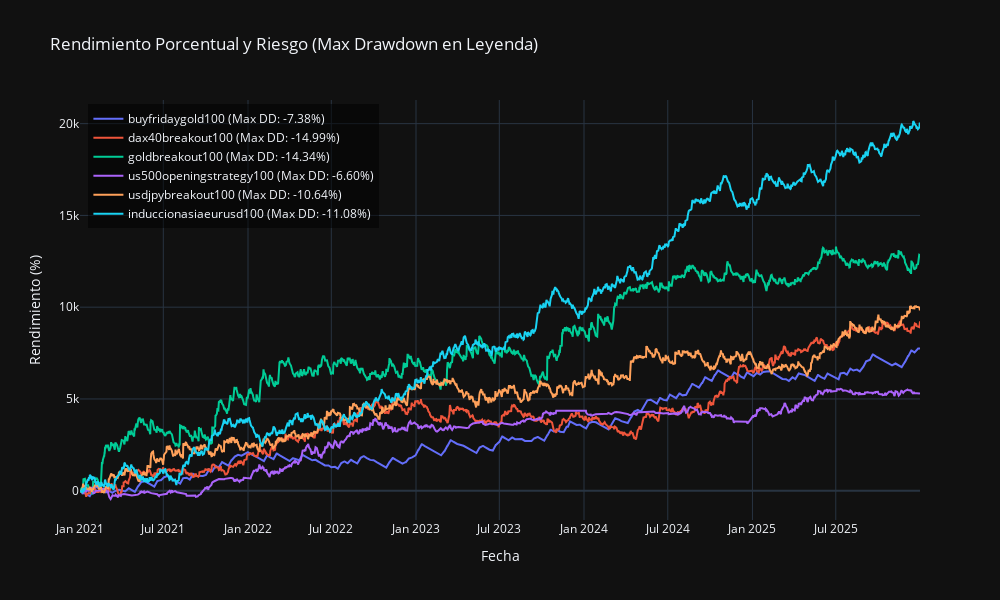

Notebook code for this chart:
### Code cell
import plotly.graph_objects as go

# Creamos la figura interactiva vacía
fig = go.Figure()

print("Generando gráfico interactivo de Rendimiento y Drawdown...")

for nombre, df in mis_estrategias.items():
    # 1. Copia de seguridad
    data = df.copy()

    # 2. Convertir fecha (Usando tus columnas)
    data['<DATE>'] = pd.to_datetime(data['<DATE>'])
    
    # 3. Ordenar cronológicamente
    data = data.sort_values('<DATE>')
    
    # 4. Limpieza de Balance (Tu código corregido)
    if data['<BALANCE>'].dtype == 'O': 
        data['<BALANCE>'] = data['<BALANCE>'].astype(str).str.replace(' ', '').astype(float)
    
    # --- CÁLCULO DEL MAX DRAWDOWN ---
    # a. Calculamos el máximo histórico del balance hasta la fecha actual (Running Max)
    data['Peak_Balance'] = data['<BALANCE>'].cummax()
    
    # b. Calculamos el Drawdown porcentual en cada punto: (Balance - Pico) / Pico
    # Esto nos dará valores negativos (ej: -5.00 para una caída del 5%)
    data['Drawdown_Pct'] = ((data['<BALANCE>'] - data['Peak_Balance']) / data['Peak_Balance']) * 100
    
    # c. Obtenemos el PEOR Drawdown de toda la historia (el valor mínimo)
    max_dd = data['Drawdown_Pct'].min()

    # --- CÁLCULO DEL RENDIMIENTO PORCENTUAL ---
    balance_inicial = data['<BALANCE>'].iloc[0]
    
    if balance_inicial != 0:
        data['Performance_Pct'] = ((data['<BALANCE>'] / balance_inicial) - 1) * 10000
    else:
        data['Performance_Pct'] = 0

    # 5. Agregar la traza (línea) a la figura de Plotly
    # AÑADIMOS EL MAX DD AL NOMBRE DE LA LEYENDA
    etiqueta_leyenda = f"{nombre} (Max DD: {max_dd:.2f}%)"
    
    fig.add_trace(go.Scatter(
        x=data['<DATE>'],
        y=data['Performance_Pct'],
        mode='lines',
        name=etiqueta_leyenda,
        # Pasamos el drawdown como 'customdata' para mostrarlo en el tooltip
        customdata=data['Drawdown_Pct'],
        hovertemplate=(
            '<b>%{y:.2f}% Rendimiento</b><br>' +
            'Drawdown Actual: %{customdata:.2f}%<br>' +
            'Fecha: %{x|%Y-%m-%d}'
        )
    ))

# --- DISEÑO Y ESTÉTICA INTERACTIVA ---
fig.update_layout(
    title='Rendimiento Porcentual y Riesgo (Max Drawdown en Leyenda)',
    xaxis_title='Fecha',
    yaxis_title='Rendimiento (%)',
    template='plotly_dark', # Tema oscuro profesional
    hovermode="x unified",  # Muestra todas las etiquetas al mismo tiempo al pasar el mouse
    
    # --- TAMAÑO DE LA GRÁFICA ---
    width=1000,  
    height=600, 
    
    legend=dict(
        yanchor="top",
        y=0.99,
        xanchor="left",
        x=0.01,
        bgcolor="rgba(0,0,0,0.5)" # Fondo semitransparente para leer mejor
    )
)

# Mostrar gráfico
fig.show()

### Figure 1 — Plotly figure (JSON) as saved in the notebook; plotly's stock layout.template omitted (floating-point values rounded to 4 significant figures; data arrays with more than 128 entries replaced by an {"elided": "..."} marker saying what was removed)
{"data": [{"customdata": {"elided": "760 float values"}, "hovertemplate": "<b>%{y:.2f}% Rendimiento</b><br>Drawdown Actual: %{customdata:.2f}%<br>Fecha: %{x|%Y-%m-%d}", "mode": "lines", "name": "buyfridaygold100 (Max DD: -7.38%)", "type": "scatter", "x": {"elided": "760 str values"}, "y": {"elided": "760 float values"}}, {"customdata": {"elided": "3653 float values"}, "hovertemplate": "<b>%{y:.2f}% Rendimiento</b><br>Drawdown Actual: %{customdata:.2f}%<br>Fecha: %{x|%Y-%m-%d}", "mode": "lines", "name": "dax40breakout100 (Max DD: -14.99%)", "type": "scatter", "x": {"elided": "3653 str values"}, "y": {"elided": "3653 float values"}}, {"customdata": {"elided": "3774 float values"}, "hovertemplate": "<b>%{y:.2f}% Rendimiento</b><br>Drawdown Actual: %{customdata:.2f}%<br>Fecha: %{x|%Y-%m-%d}", "mode": "lines", "name": "goldbreakout100 (Max DD: -14.34%)", "type": "scatter", "x": {"elided": "3774 str values"}, "y": {"elided": "3774 float values"}}, {"customdata": {"elided": "2457 float values"}, "hovertemplate": "<b>%{y:.2f}% Rendimiento</b><br>Drawdown Actual: %{customdata:.2f}%<br>Fecha: %{x|%Y-%m-%d}", "mode": "lines", "name": "us500openingstrategy100 (Max DD: -6.60%)", "type": "scatter", "x": {"elided": "2457 str values"}, "y": {"elided": "2457 float values"}}, {"customdata": {"elided": "3721 float values"}, "hovertemplate": "<b>%{y:.2f}% Rendimiento</b><br>Drawdown Actual: %{customdata:.2f}%<br>Fecha: %{x|%Y-%m-%d}", "mode": "lines", "name": "usdjpybreakout100 (Max DD: -10.64%)", "type": "scatter", "x": {"elided": "3721 str values"}, "y": {"elided": "3721 float values"}}, {"customdata": {"elided": "3790 float values"}, "hovertemplate": "<b>%{y:.2f}% Rendimiento</b><br>Drawdown Actual: %{customdata:.2f}%<br>Fecha: %{x|%Y-%m-%d}", "mode": "lines", "name": "induccionasiaeurusd100 (Max DD: -11.08%)", "type": "scatter", "x": {"elided": "3790 str values"}, "y": {"elided": "3790 float values"}}], "layout": {"height": 600, "hovermode": "x unified", "legend": {"bgcolor": "rgba(0,0,0,0.5)", "x": 0.01, "xanchor": "left", "y": 0.99, "yanchor": "top"}, "title": {"text": "Rendimiento Porcentual y Riesgo (Max Drawdown en Leyenda)"}, "width": 1000, "xaxis": {"title": {"text": "Fecha"}}, "yaxis": {"title": {"text": "Rendimiento (%)"}}}}
